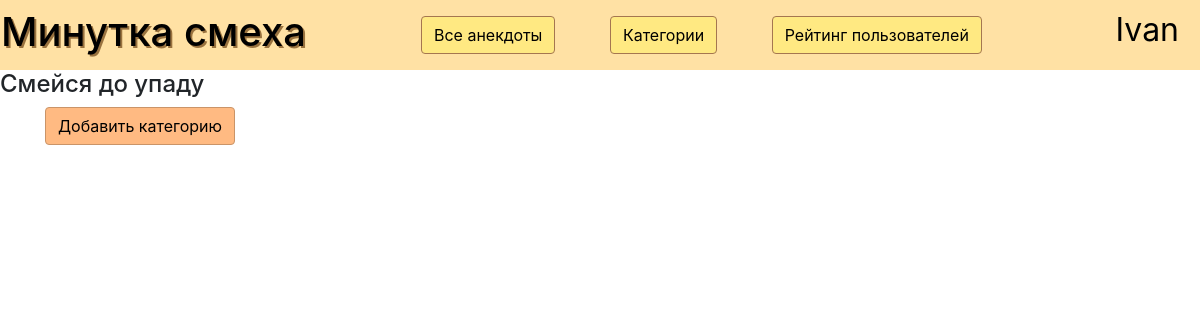
The page /categories (signed in) on the database as committed earlier.
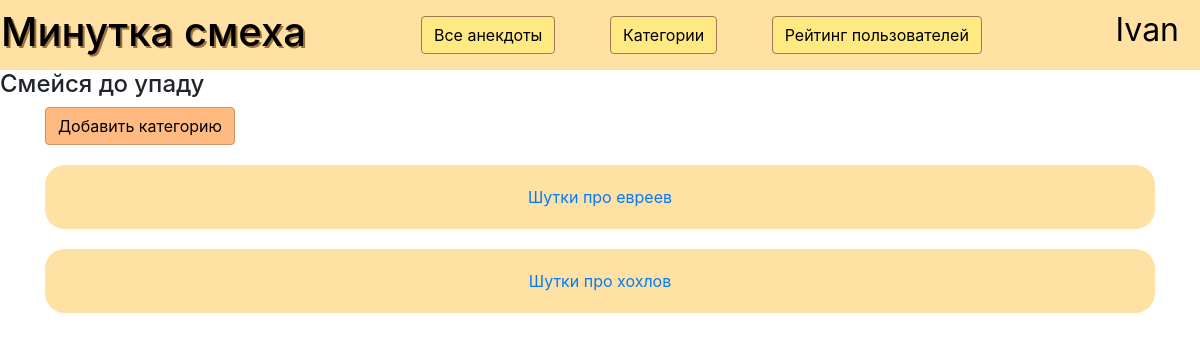
The same page on the database as committed later.
### data/category.py (models this page shows)
class Category(SqlAlchemyBase, SerializerMixin):
    __tablename__ = 'Category'
    id = sqlalchemy.Column(sqlalchemy.Integer,
                           primary_key=True, autoincrement=True)
    name = sqlalchemy.Column(sqlalchemy.String, unique=True)
    anecdoties = sqlalchemy.Column(sqlalchemy.String)

### main.py (the view)
@app.route('/categories')
def all_cats():
    db_sess = db_session.create_session()
    categories = db_sess.query(Category).all()
    return render_template('categories.html', title='Все категории', categories=categories)

### data/db_session.py (called while the page is built)
def create_session() -> Session:
    global __factory
    return __factory()

### main.py (called while the page is built)
@login_manager.user_loader
def load_user(user_id):
    db_sess = db_session.create_session()
    return db_sess.query(User).get(user_id)

### templates/categories.html
{% extends "base.html" %}
{% block content %}
{% if current_user.admin%}
<a href="/addcategory" class="btn btn-success" style="display: table-cell;">
    Добавить категорию
</a>
{%endif%}
{% for category in categories %}
<a href="viewcategory/{{category.id}}">
<div class="gather" style="text-align: center;">
{{category.name}}
</div>
</a>
{% endfor %}
{% endblock %}

Rows that differ between the two databases and show on the page:
added Category: name "Шутки про евреев"
added Category: name "Шутки про хохлов"
